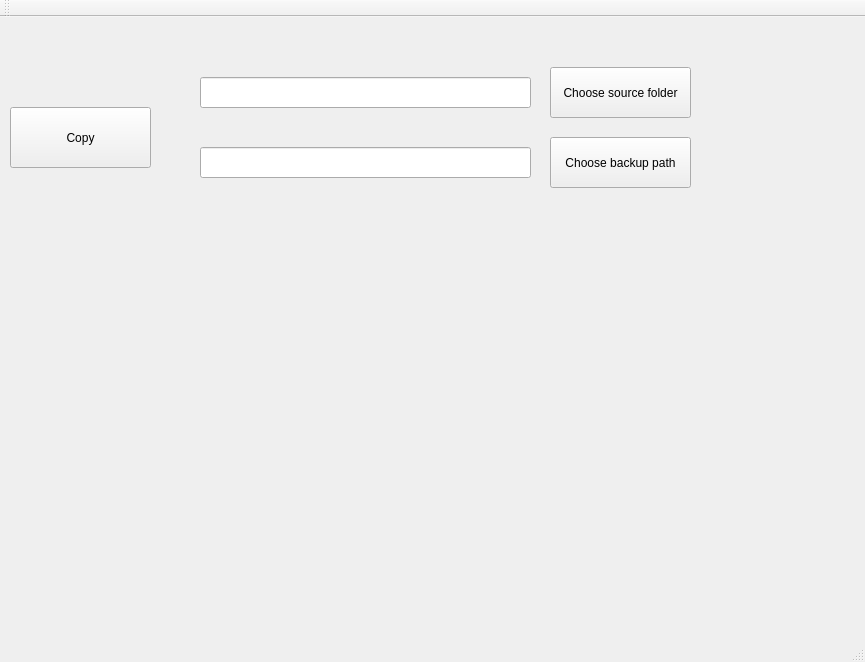
<?xml version="1.0" encoding="UTF-8"?>
<ui version="4.0">
 <class>mainWidget</class>
 <widget class="QMainWindow" name="mainWidget">
  <property name="geometry">
   <rect>
    <x>0</x>
    <y>0</y>
    <width>865</width>
    <height>662</height>
   </rect>
  </property>
  <property name="windowTitle">
   <string>mainWidget</string>
  </property>
  <widget class="QWidget" name="centralWidget">
   <widget class="QPushButton" name="btnSync">
    <property name="geometry">
     <rect>
      <x>10</x>
      <y>90</y>
      <width>141</width>
      <height>61</height>
     </rect>
    </property>
    <property name="text">
     <string>Copy</string>
    </property>
   </widget>
   <widget class="QLabel" name="outputLabel">
    <property name="geometry">
     <rect>
      <x>280</x>
      <y>10</y>
      <width>661</width>
      <height>61</height>
     </rect>
    </property>
    <property name="text">
     <string/>
    </property>
   </widget>
   <widget class="QPushButton" name="btnSource">
    <property name="geometry">
     <rect>
      <x>550</x>
      <y>50</y>
      <width>141</width>
      <height>51</height>
     </rect>
    </property>
    <property name="text">
     <string>Choose source folder</string>
    </property>
   </widget>
   <widget class="QPushButton" name="btnBackupDest">
    <property name="geometry">
     <rect>
      <x>550</x>
      <y>120</y>
      <width>141</width>
      <height>51</height>
     </rect>
    </property>
    <property name="text">
     <string>Choose backup path</string>
    </property>
   </widget>
   <widget class="QLineEdit" name="editSource">
    <property name="geometry">
     <rect>
      <x>200</x>
      <y>60</y>
      <width>331</width>
      <height>31</height>
     </rect>
    </property>
   </widget>
   <widget class="QLineEdit" name="editDestination">
    <property name="geometry">
     <rect>
      <x>200</x>
      <y>130</y>
      <width>331</width>
      <height>31</height>
     </rect>
    </property>
   </widget>
   <widget class="QLabel" name="lblMessage">
    <property name="geometry">
     <rect>
      <x>20</x>
      <y>200</y>
      <width>671</width>
      <height>41</height>
     </rect>
    </property>
    <property name="text">
     <string/>
    </property>
   </widget>
  </widget>
  <widget class="QMenuBar" name="menuBar">
   <property name="geometry">
    <rect>
     <x>0</x>
     <y>0</y>
     <width>865</width>
     <height>20</height>
    </rect>
   </property>
  </widget>
  <widget class="QToolBar" name="mainToolBar">
   <attribute name="toolBarArea">
    <enum>TopToolBarArea</enum>
   </attribute>
   <attribute name="toolBarBreak">
    <bool>false</bool>
   </attribute>
  </widget>
  <widget class="QStatusBar" name="statusBar"/>
 </widget>
 <layoutdefault spacing="6" margin="11"/>
 <resources/>
 <connections/>
</ui>
